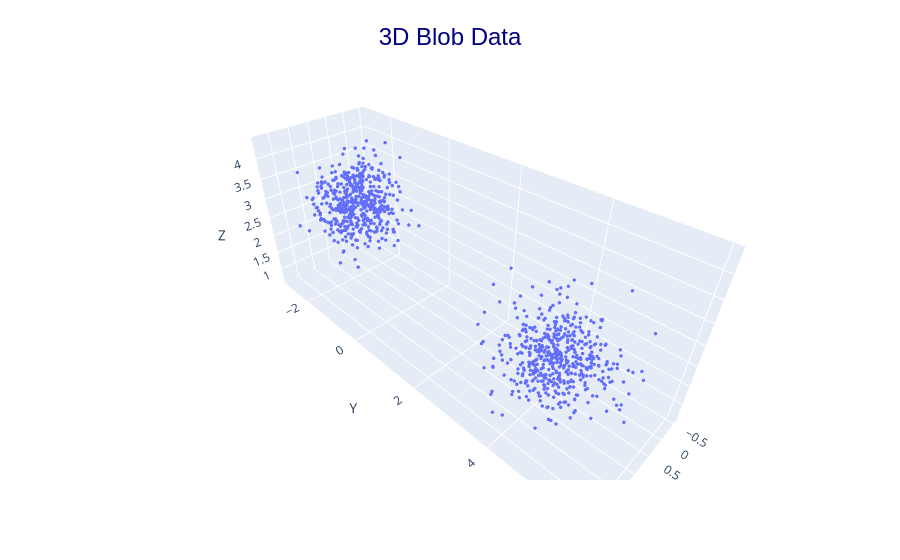

Write notebook code for a chart like this one.
### Code cell
X_blobs, _=  make_blobs(centers=2,n_features=3, cluster_std=0.5, random_state=0, n_samples=1000)
plot3d([(X_blobs, "Blob Data"),], title="3D Blob Data")

### Figure 1 — Plotly figure (JSON) as saved in the notebook; plotly's stock layout.template omitted (floating-point values rounded to 4 significant figures; data arrays with more than 128 entries replaced by an {"elided": "..."} marker saying what was removed)
{"data": [{"marker": {"size": 2}, "mode": "markers", "name": "Blob Data", "type": "scatter3d", "x": {"elided": "1000 float values"}, "y": {"elided": "1000 float values"}, "z": {"elided": "1000 float values"}}], "layout": {"margin": {"t": 60}, "scene": {"xaxis": {"title": {"text": "X"}}, "yaxis": {"title": {"text": "Y"}}, "zaxis": {"title": {"text": "Z"}}}, "title": {"font": {"color": "navy", "family": "Arial", "size": 24}, "text": "3D Blob Data", "x": 0.5, "y": 0.95}}}
